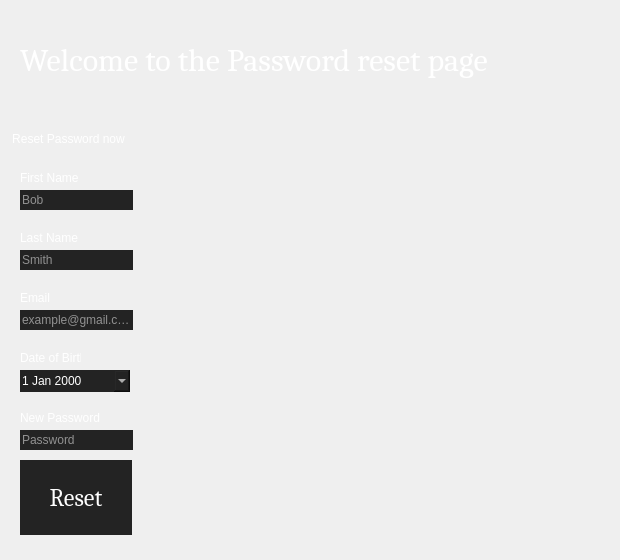
            <widget class="QWidget" name="page_passwordreset">
             <widget class="QLabel" name="label_14">
              <property name="geometry">
               <rect>
                <x>20</x>
                <y>10</y>
                <width>551</width>
                <height>101</height>
               </rect>
              </property>
              <property name="font">
               <font>
                <family>Cambria</family>
                <pointsize>24</pointsize>
               </font>
              </property>
              <property name="styleSheet">
               <string notr="true">color: rgb(255, 255, 255);</string>
              </property>
              <property name="text">
               <string>Welcome to the Password reset page</string>
              </property>
             </widget>
             <widget class="QGroupBox" name="groupBox_5">
              <property name="geometry">
               <rect>
                <x>10</x>
                <y>130</y>
                <width>601</width>
                <height>421</height>
               </rect>
              </property>
              <property name="styleSheet">
               <string notr="true">color: rgb(255, 255, 255);
border: none;</string>
              </property>
              <property name="title">
               <string>Reset Password now</string>
              </property>
              <widget class="QLineEdit" name="first_2">
               <property name="geometry">
                <rect>
                 <x>10</x>
                 <y>60</y>
                 <width>113</width>
                 <height>20</height>
                </rect>
               </property>
               <property name="styleSheet">
                <string notr="true">background-color: rgb(35, 35, 35);</string>
               </property>
               <property name="text">
                <string/>
               </property>
               <property name="placeholderText">
                <string>Bob</string>
               </property>
              </widget>
              <widget class="QLineEdit" name="new_password">
               <property name="geometry">
                <rect>
                 <x>10</x>
                 <y>300</y>
                 <width>113</width>
                 <height>20</height>
                </rect>
               </property>
               <property name="styleSheet">
                <string notr="true">background-color: rgb(35, 35, 35);</string>
               </property>
               <property name="placeholderText">
                <string>Password</string>
               </property>
              </widget>
              <widget class="QLineEdit" name="email_3">
               <property name="geometry">
                <rect>
                 <x>10</x>
                 <y>180</y>
                 <width>113</width>
                 <height>20</height>
                </rect>
               </property>
               <property name="styleSheet">
                <string notr="true">background-color: rgb(35, 35, 35);</string>
               </property>
               <property name="placeholderText">
                <string>example@gmail.com</string>
               </property>
              </widget>
              <widget class="QDateEdit" name="dateEdit_2">
               <property name="geometry">
                <rect>
                 <x>10</x>
                 <y>240</y>
                 <width>110</width>
                 <height>22</height>
                </rect>
               </property>
               <property name="styleSheet">
                <string notr="true">background-color: rgb(35, 35, 35);
border: none;</string>
               </property>
               <property name="frame">
                <bool>false</bool>
               </property>
               <property name="accelerated">
                <bool>false</bool>
               </property>
               <property name="calendarPopup">
                <bool>true</bool>
               </property>
              </widget>
              <widget class="QLineEdit" name="last_2">
               <property name="geometry">
                <rect>
                 <x>10</x>
                 <y>120</y>
                 <width>113</width>
                 <height>20</height>
                </rect>
               </property>
               <property name="styleSheet">
                <string notr="true">background-color: rgb(35, 35, 35);</string>
               </property>
               <property name="text">
                <string/>
               </property>
               <property name="placeholderText">
                <string>Smith</string>
               </property>
              </widget>
              <widget class="QLabel" name="label_15">
               <property name="geometry">
                <rect>
                 <x>10</x>
                 <y>40</y>
                 <width>61</width>
                 <height>16</height>
                </rect>
               </property>
               <property name="text">
                <string>First Name</string>
               </property>
              </widget>
              <widget class="QLabel" name="label_17">
               <property name="geometry">
                <rect>
                 <x>10</x>
                 <y>220</y>
                 <width>61</width>
                 <height>16</height>
                </rect>
               </property>
               <property name="text">
                <string>Date of Birth</string>
               </property>
              </widget>
              <widget class="QLabel" name="label_19">
               <property name="geometry">
                <rect>
                 <x>10</x>
                 <y>160</y>
                 <width>61</width>
                 <height>16</height>
                </rect>
               </property>
               <property name="text">
                <string>Email</string>
               </property>
              </widget>
              <widget class="QLabel" name="label_20">
               <property name="geometry">
                <rect>
                 <x>10</x>
                 <y>100</y>
                 <width>61</width>
                 <height>16</height>
                </rect>
               </property>
               <property name="text">
                <string>Last Name</string>
               </property>
              </widget>
              <widget class="QLabel" name="label_21">
               <property name="geometry">
                <rect>
                 <x>10</x>
                 <y>280</y>
                 <width>101</width>
                 <height>16</height>
                </rect>
               </property>
               <property name="text">
                <string>New Password</string>
               </property>
              </widget>
              <widget class="QPushButton" name="btn_reset">
               <property name="geometry">
                <rect>
                 <x>10</x>
                 <y>330</y>
                 <width>112</width>
                 <height>75</height>
                </rect>
               </property>
               <property name="sizePolicy">
                <sizepolicy hsizetype="Minimum" vsizetype="Minimum">
                 <horstretch>0</horstretch>
                 <verstretch>0</verstretch>
                </sizepolicy>
               </property>
               <property name="minimumSize">
                <size>
                 <width>100</width>
                 <height>75</height>
                </size>
               </property>
               <property name="maximumSize">
                <size>
                 <width>112</width>
                 <height>75</height>
                </size>
               </property>
               <property name="font">
                <font>
                 <family>Cambria</family>
                 <pointsize>18</pointsize>
                </font>
               </property>
               <property name="styleSheet">
                <string notr="true">QPushButton {	
	border: none;
	background-color: rgb(35, 35, 35);
   color: rgb(255, 255, 255);
}
QPushButton:hover {
	background-color: rgb(0, 170, 255);
}
</string>
               </property>
               <property name="text">
                <string>Reset</string>
               </property>
               <property name="icon">
                <iconset resource="icons.qrc">
                 <normaloff>:/icons/cil-hand-point-right.png</normaloff>:/icons/cil-hand-point-right.png</iconset>
               </property>
              </widget>
             </widget>
            </widget>
